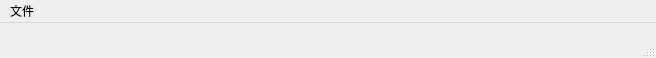
<?xml version="1.0" encoding="UTF-8"?>
<ui version="4.0">
 <class>MainWindow</class>
 <widget class="QMainWindow" name="MainWindow">
  <property name="geometry">
   <rect>
    <x>0</x>
    <y>0</y>
    <width>656</width>
    <height>58</height>
   </rect>
  </property>
  <property name="windowTitle">
   <string>MainWindow</string>
  </property>
  <widget class="QWidget" name="centralwidget">
   <widget class="QPushButton" name="button_1">
    <property name="geometry">
     <rect>
      <x>70</x>
      <y>70</y>
      <width>231</width>
      <height>41</height>
     </rect>
    </property>
    <property name="text">
     <string>push me</string>
    </property>
   </widget>
   <widget class="QLabel" name="label_1">
    <property name="geometry">
     <rect>
      <x>60</x>
      <y>150</y>
      <width>311</width>
      <height>141</height>
     </rect>
    </property>
    <property name="font">
     <font>
      <family>MS UI Gothic</family>
      <pointsize>36</pointsize>
     </font>
    </property>
    <property name="text">
     <string>button</string>
    </property>
   </widget>
  </widget>
  <widget class="QMenuBar" name="menubar">
   <property name="geometry">
    <rect>
     <x>0</x>
     <y>0</y>
     <width>656</width>
     <height>22</height>
    </rect>
   </property>
   <widget class="QMenu" name="menu_1">
    <property name="title">
     <string>文件</string>
    </property>
    <addaction name="actionopen"/>
    <addaction name="actionsave"/>
   </widget>
   <addaction name="menu_1"/>
  </widget>
  <widget class="QStatusBar" name="statusbar"/>
  <action name="actionsave">
   <property name="text">
    <string>save</string>
   </property>
  </action>
  <action name="actionexit">
   <property name="text">
    <string>exit</string>
   </property>
  </action>
  <action name="actionopen">
   <property name="text">
    <string>open</string>
   </property>
  </action>
  <action name="actionnew">
   <property name="text">
    <string>new</string>
   </property>
  </action>
 </widget>
 <resources/>
 <connections>
  <connection>
   <sender>button_1</sender>
   <signal>pressed()</signal>
   <receiver>label_1</receiver>
   <slot>clear()</slot>
   <hints>
    <hint type="sourcelabel">
     <x>154</x>
     <y>136</y>
    </hint>
    <hint type="destinationlabel">
     <x>131</x>
     <y>211</y>
    </hint>
   </hints>
  </connection>
 </connections>
</ui>
